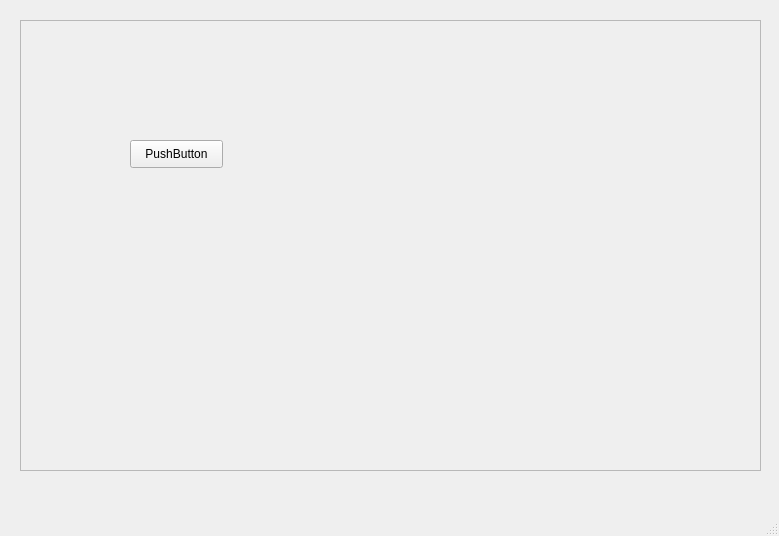
<?xml version="1.0" encoding="UTF-8"?>
<ui version="4.0">
 <class>MainWindow</class>
 <widget class="QMainWindow" name="MainWindow">
  <property name="geometry">
   <rect>
    <x>0</x>
    <y>0</y>
    <width>779</width>
    <height>536</height>
   </rect>
  </property>
  <property name="windowTitle">
   <string>MainWindow</string>
  </property>
  <widget class="QWidget" name="centralwidget">
   <widget class="QFrame" name="frame">
    <property name="geometry">
     <rect>
      <x>20</x>
      <y>20</y>
      <width>741</width>
      <height>451</height>
     </rect>
    </property>
    <property name="frameShape">
     <enum>QFrame::StyledPanel</enum>
    </property>
    <property name="frameShadow">
     <enum>QFrame::Raised</enum>
    </property>
    <widget class="QPushButton" name="pushButton">
     <property name="geometry">
      <rect>
       <x>110</x>
       <y>120</y>
       <width>93</width>
       <height>28</height>
      </rect>
     </property>
     <property name="text">
      <string>PushButton</string>
     </property>
    </widget>
   </widget>
  </widget>
  <widget class="QMenuBar" name="menubar">
   <property name="geometry">
    <rect>
     <x>0</x>
     <y>0</y>
     <width>779</width>
     <height>31</height>
    </rect>
   </property>
  </widget>
  <widget class="QStatusBar" name="statusbar"/>
 </widget>
 <resources/>
 <connections/>
</ui>
